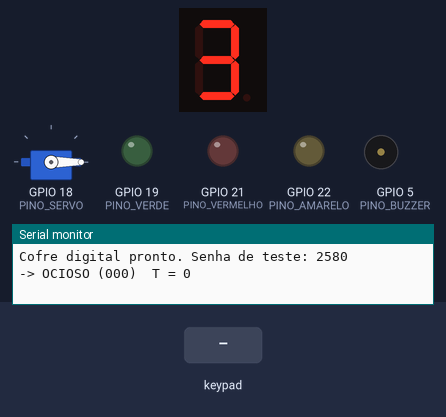
The sketch below on a simulated ESP32. Parts: 1-digit seven-segment display, servo, output pins drawn as LEDs (lit = HIGH), buzzer (waves = sounding), the last lines printed to the serial monitor. Wiring (from diagram.json): shift register (74HC595): data GPIO 16; shift clock GPIO 4; latch GPIO 17; 1-digit 7-segment display, segments lit when HIGH: segments Q0, Q1, Q2, Q3, Q4, Q5, Q6. Inputs (shaded band) come from the test bench. The segment pins are drawn as the display they are named for; pins used as bus, display or sensor lines are not drawn.

Above: at 1.2 s.
1.3 s: keypad keys 1 3 1 4 2 7 2 6 # pressed 0.4 s apart
At 3.0 s:
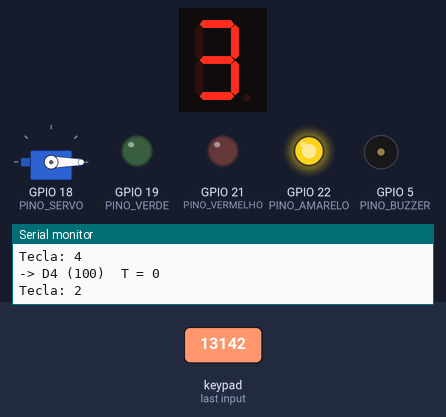
6.4 s: keypad keys 2 5 3 3 3 2 2 3 # pressed 0.4 s apart
At 9.9 s:
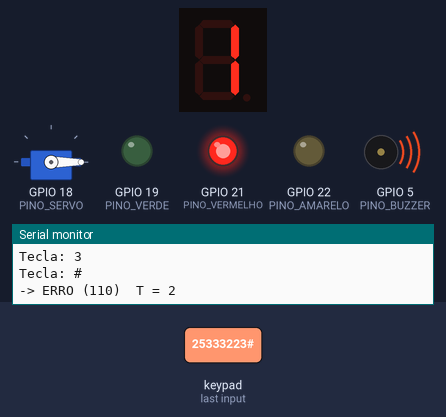
11.5 s: keypad keys 1 3 9 7 2 2 2 2 # pressed 0.4 s apart
At 13.2 s:
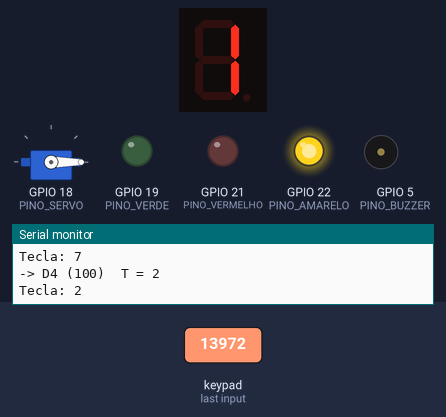
Timing chart, 0 to 22.1 s (numbered marks = the images above; inputs shaded):
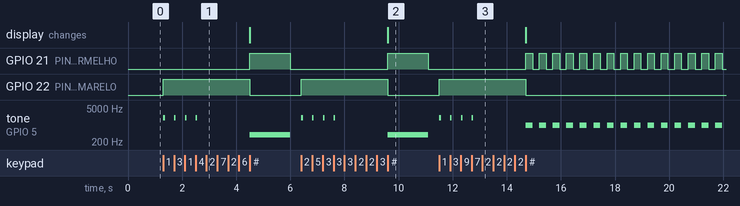

Measured:
- after the input at 1.3 s, GPIO 21 (PINO_VERMELHO): LOW → HIGH after 3.2 s, → LOW 1.5 s later; GPIO 22 (PINO_AMARELO): LOW → HIGH at once, → LOW 3.2 s later; tone on GPIO 5 (PINO_BUZZER): plays 2000 Hz for 0.06 s, 2000 Hz for 0.06 s, 2000 Hz for 0.06 s, 2000 Hz for 0.06 s, 400 Hz for 1.5 s, starting at once
- after the input at 6.4 s, GPIO 21 (PINO_VERMELHO): LOW → HIGH after 3.2 s, → LOW 1.5 s later; GPIO 22 (PINO_AMARELO): LOW → HIGH at once, → LOW 3.2 s later; tone on GPIO 5 (PINO_BUZZER): plays 2000 Hz for 0.06 s, 2000 Hz for 0.06 s, 2000 Hz for 0.06 s, 2000 Hz for 0.06 s, 400 Hz for 1.5 s, starting at once; the display: changes after 3.2 s (image 2)
- after the input at 11.5 s, GPIO 21 (PINO_VERMELHO): alternates HIGH for 0.25 s and LOW for 0.25 s, starting after 3.2 s; GPIO 22 (PINO_AMARELO): LOW → HIGH at once, → LOW 3.2 s later

The sketch:

sketch.ino
```cpp
// Cofre Digital - Projeto Integrador (A1/A3) - Sistemas Digitais - UniRitter
// Arthur Schwambach e Henrique Braga Stortti de Souza
//
// Maquina de estados de Moore com 8 estados (Q2 Q1 Q0) e logica de decisao
// implementada com as expressoes obtidas por Karnaugh na A1.
// Senha de teste: 2580

#include <Keypad.h>
#include <ESP32Servo.h>

// ---------- pinos ----------
byte pinosLinhas[4]  = {13, 14, 27, 26};   // R1..R4 (lidas)
byte pinosColunas[4] = {25, 33, 32, 23};   // C1..C4 (ativadas uma por vez)
const int PINO_DS   = 16;                  // 74HC595 - dado
const int PINO_SHCP = 4;                   // 74HC595 - clock de deslocamento
const int PINO_STCP = 17;                  // 74HC595 - latch
const int PINO_SERVO    = 18;
const int PINO_VERDE    = 19;
const int PINO_VERMELHO = 21;
const int PINO_AMARELO  = 22;
const int PINO_BUZZER   = 5;

char teclas[4][4] = {
  {'1', '2', '3', 'A'},
  {'4', '5', '6', 'B'},
  {'7', '8', '9', 'C'},
  {'*', '0', '#', 'D'}
};
Keypad teclado = Keypad(makeKeymap(teclas), pinosLinhas, pinosColunas, 4, 4);
Servo trava;

// ---------- estados (codigo Q2 Q1 Q0 da Tabela 5 da A1) ----------
enum Estado : uint8_t {
  E_OCIOSO    = 0b000,
  E_D1        = 0b001,
  E_D2        = 0b010,
  E_D3        = 0b011,
  E_D4        = 0b100,
  E_ABERTO    = 0b101,
  E_ERRO      = 0b110,
  E_BLOQUEADO = 0b111
};

const uint16_t SENHA_BCD = 0x2580;          // senha 2580 guardada em BCD (16 bits)
const unsigned long TEMPO_ERRO     = 1500;  // ms
const unsigned long TEMPO_BLOQUEIO = 30000; // ms

Estado estado = E_OCIOSO;
uint8_t tentativas = 0;          // contador de erros T1 T0
uint16_t senhaDigitada = 0;      // digitos digitados, em BCD
unsigned long inicioEstado = 0;  // momento em que entrou no estado atual
unsigned long fimBip = 0;        // fim do bip curto de tecla

// ---------------------------------------------------------------

const char *nomeEstado(Estado e) {
  switch (e) {
    case E_OCIOSO:    return "OCIOSO";
    case E_D1:        return "D1";
    case E_D2:        return "D2";
    case E_D3:        return "D3";
    case E_D4:        return "D4";
    case E_ABERTO:    return "ABERTO";
    case E_ERRO:      return "ERRO";
    case E_BLOQUEADO: return "BLOQUEADO";
  }
  return "?";
}

void mudarEstado(Estado novo) {
  estado = novo;
  inicioEstado = millis();
  Serial.printf("-> %s (%d%d%d)  T = %d\n", nomeEstado(novo),
                (novo >> 2) & 1, (novo >> 1) & 1, novo & 1, tentativas);
}

// Decodificador do display: mostra 3 - T (Tabela 4 da A1)
void mostrarDisplay(uint8_t t) {
  bool T1 = t & 0b10;
  bool T0 = t & 0b01;
  bool a = !T1 || T0;
  bool b = true;
  bool c = T1 || !T0;
  bool d = !T1 || T0;
  bool e = T0;
  bool f = T1 && T0;
  bool g = !T1;
  byte segmentos = a | (b << 1) | (c << 2) | (d << 3) | (e << 4) | (f << 5) | (g << 6);  // Q0..Q6 = a..g

  digitalWrite(PINO_STCP, LOW);
  shiftOut(PINO_DS, PINO_SHCP, MSBFIRST, segmentos);
  digitalWrite(PINO_STCP, HIGH);
}

// Logica de decisao em D4 quando # e pressionado (Secao 7.1 da A1)
void decidir() {
  bool C = true;                              // chegou aqui porque # foi pressionado
  bool S = (senhaDigitada == SENHA_BCD);
  bool T1 = tentativas & 0b10;

  bool abrir    = C && S;
  bool errar    = C && !S && !T1;
  bool bloquear = C && !S && T1;
  bool I        = C && !S;                    // incrementa o contador (Secao 7.2)

  senhaDigitada = 0;
  if (I) tentativas = (tentativas + 1) & 0b11;

  if (abrir) {
    tentativas = 0;                           // Z = 1: zera o contador
    mudarEstado(E_ABERTO);
  } else if (errar) {
    mudarEstado(E_ERRO);
  } else if (bloquear) {
    mudarEstado(E_BLOQUEADO);
  }
}

void cancelar() {
  senhaDigitada = 0;
  mudarEstado(E_OCIOSO);
}

// Saidas de Moore: dependem so do estado (Secao 9 da A1)
void atualizarSaidas(unsigned long agora) {
  bool q2 = estado & 0b100;
  bool q1 = estado & 0b010;
  bool q0 = estado & 0b001;

  bool amarelo  = (!q2 && q0) || (!q2 && q1) || (q2 && !q1 && !q0);
  bool vermelho = q2 && q1;
  bool verde    = q2 && !q1 && q0;           // tambem comanda o servo
  bool buzzer   = q2 && q1;

  // no bloqueio o LED vermelho e o alarme piscam (250 ms ligado / 250 ms desligado)
  if (estado == E_BLOQUEADO) {
    bool pisca = ((agora - inicioEstado) / 250) % 2 == 0;
    vermelho = pisca;
    buzzer = pisca;
  }

  digitalWrite(PINO_AMARELO, amarelo);
  digitalWrite(PINO_VERMELHO, vermelho);
  digitalWrite(PINO_VERDE, verde);

  static bool servoAberto = false;
  if (verde != servoAberto) {
    trava.write(verde ? 90 : 0);
    servoAberto = verde;
  }

  // buzzer: alarme tem prioridade sobre o bip das teclas
  int freq = 0;
  if (buzzer) freq = (estado == E_ERRO) ? 400 : 1000;
  else if (agora < fimBip) freq = 2000;

  static int freqAtual = 0;
  if (freq != freqAtual) {
    if (freq) tone(PINO_BUZZER, freq);
    else noTone(PINO_BUZZER);
    freqAtual = freq;
  }

  static int ultimoValor = -1;
  if (tentativas != ultimoValor) {
    mostrarDisplay(tentativas);
    ultimoValor = tentativas;
  }
}

// ---------------------------------------------------------------

void setup() {
  Serial.begin(115200);
  pinMode(PINO_DS, OUTPUT);
  pinMode(PINO_SHCP, OUTPUT);
  pinMode(PINO_STCP, OUTPUT);
  pinMode(PINO_VERDE, OUTPUT);
  pinMode(PINO_VERMELHO, OUTPUT);
  pinMode(PINO_AMARELO, OUTPUT);

  trava.attach(PINO_SERVO, 500, 2400);
  trava.write(0);

  Serial.println("Cofre digital pronto. Senha de teste: 2580");
  mudarEstado(E_OCIOSO);
}

void loop() {
  char tecla = teclado.getKey();
  unsigned long agora = millis();
  if (tecla) Serial.printf("Tecla: %c\n", tecla);

  switch (estado) {
    case E_OCIOSO:
    case E_D1:
    case E_D2:
    case E_D3:
      if (tecla >= '0' && tecla <= '9') {
        senhaDigitada = (senhaDigitada << 4) | (tecla - '0');   // guarda o digito em BCD
        fimBip = agora + 60;
        mudarEstado((Estado)(estado + 1));                     // 000 -> 001 -> 010 -> 011 -> 100
      } else if (tecla == '*' && estado != E_OCIOSO) {
        cancelar();
      }
      break;

    case E_D4:                                // digitos a mais sao ignorados
      if (tecla == '*') cancelar();
      else if (tecla == '#') decidir();
      break;

    case E_ABERTO:
      if (tecla == '*') mudarEstado(E_OCIOSO);
      break;

    case E_ERRO:
      if (agora - inicioEstado >= TEMPO_ERRO) mudarEstado(E_OCIOSO);
      break;

    case E_BLOQUEADO:                         // teclado ignorado
      if (agora - inicioEstado >= TEMPO_BLOQUEIO) {
        tentativas = 0;                       // Z = 1: fim do bloqueio
        mudarEstado(E_OCIOSO);
      }
      break;
  }

  atualizarSaidas(agora);
}
```
